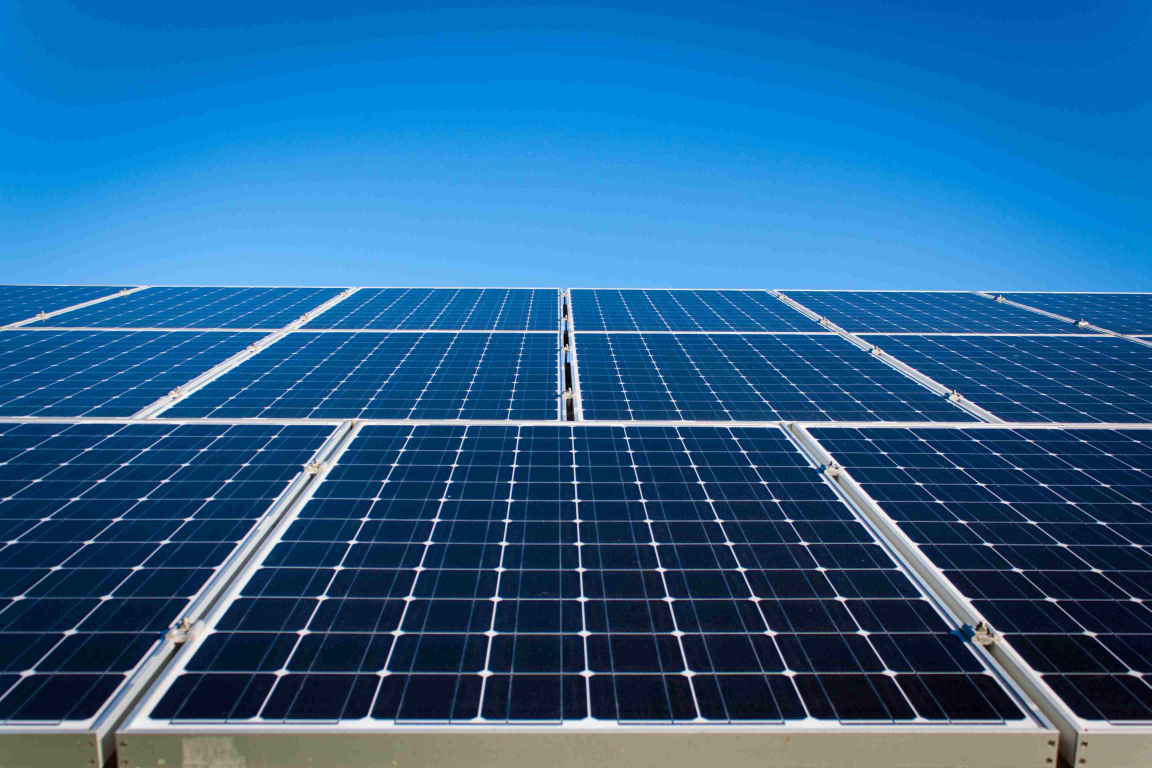
#> input picture workspace.jpg, 4606 x 3071 px (shown at 1/4 size)
$ python lixo.py
#> lines starting #> are read from the running program, lines starting #| are printed output that depends on the picture
import cv2

img=cv2.imread("workspace.jpg")
#> img is the input picture: shape (3071, 4606, 3); mean B, G, R 148.2, 100.3, 40
print(img.shape)
#| (3071, 4606, 3)
scale=img.shape[0]/img.shape[1]
#> scale = 0.667
nb=900
imgResize = cv2.resize(img,(nb,int(nb*scale)))
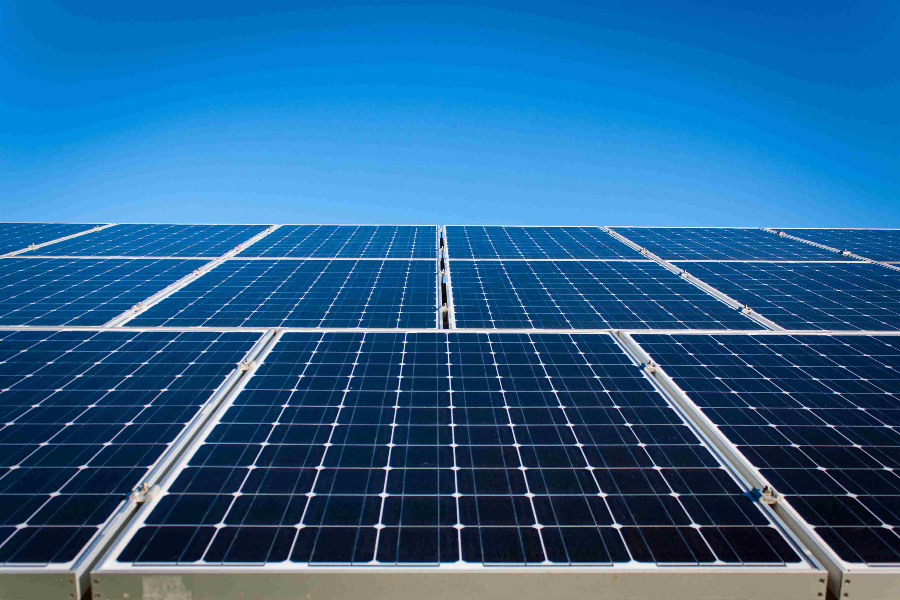
#> imgResize: shape (600, 900, 3); mean B, G, R 148.1, 100.2, 40
print(imgResize.shape)
#| (600, 900, 3)
